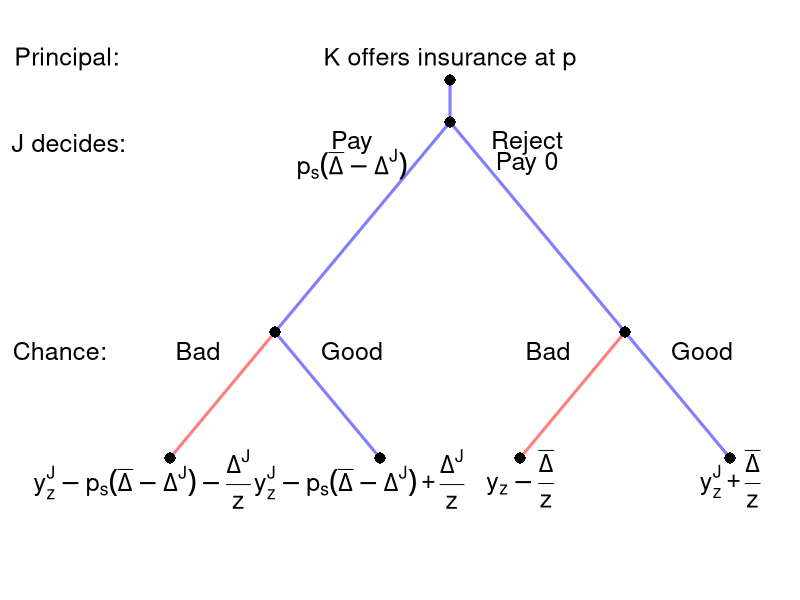

This chart was generated by the following R code:
#' Graph Designer: Simon Halliday, Scott Cohn
#' Authors: Bowles and Halliday
#' Title: Coordination, Conflict and Competition: A Text in Microeconomics

library(shape)
pdf(file = "risk/sequential_risk.pdf", width = 9, height = 7)

#Set parameters for graphics
axislabelsize <- 1.5
labelsize <- 2
actionlabelsize <- 1.5
graphlinewidth <- 3
segmentlinewidth <- 2
nodesize <- 1.5

COL <- c("#7fc97f", "#beaed4", "#fdc086", "#ffff99", "#386cb0", "#f0027f", "#bf5b17", "#666666")
COLA <- c("#99d8c9","#66c2a4","#41ae76", "#238b45", "#005824")
COLB <- c("#4eb3d3", "#2b8cbe", "#0868ac","#084081")

par(mar =  c(5, 5, 4, 0))

xlims <- c(0, 10)
ylims <- c(0, 10)

npts <- 501 
x <- seq(xlims[1], xlims[2], length.out = npts)
y <- seq(ylims[1], ylims[2], length.out = npts) 

plot(0, 0, xlim = xlims, ylim = ylims, type = "n",
     xlab = expression(paste("")),
     ylab = expression(paste("")), 
     xaxt = "n", 
     yaxt = "n", 
     cex.lab = axislabelsize, 
     bty = "n",
     xaxs="i", 
     yaxs="i")

ticksy <- seq(from = 0, to = ylims[2], by = 2)
ylabels <- seq(from = 0, to = ylims[2], by = 2)
ticksx <- seq(from = 0, to = xlims[2], by = 2)
xlabels <- seq(from = 0, to = xlims[2], by = 2)

#Branches for Agent
segments(5, 9, 5, 10, lty = 1, col = rgb(0, 0, 1, 0.5), lwd = graphlinewidth, xpd = TRUE)
#Fish 10
segments(5, 9, 2.5, 4, lty = 1, col = rgb(0, 0, 1, 0.5), lwd = graphlinewidth)
segments(2.5, 4, 1, 1, lty = 1, col = rgb(1, 0, 0, 0.5), lwd = graphlinewidth)

#Fish 12
segments(5, 9, 9, 1, lty = 1, col = rgb(0, 0, 1, 0.5), lwd = graphlinewidth)

#Branches for Agent
#From Aram Fishing 10
#Bina fishes 10
segments(7.5, 4, 6, 1, lty = 1, col = rgb(1, 0, 0, 0.5), lwd = graphlinewidth)
#Bina fishes 12
segments(2.5, 4, 4, 1, lty = 1, col = rgb(0, 0, 1, 0.5), lwd = graphlinewidth)

#From Aram fishing 12
#Bina fishes 10
#segments(7.5, 5, 6, 1, lty = 1, col = rgb(1, 0, 0, 0.5), lwd = graphlinewidth)


#Bina fishes 12
#segments(7.5, 5, 9, 1, lty = 1, col = rgb(1, 0, 0, 0.5), lwd = graphlinewidth)

#Initial node
points(5, 10, pch = 16, col = "black", cex = nodesize, xpd = TRUE)
points(5, 9, pch = 16, col = "black", cex = nodesize)

#P1 Nodes
points(2.5, 4, pch = 16, col = "black", cex = nodesize)
points(7.5, 4, pch = 16, col = "black", cex = nodesize) 

#P2 Terminal Nodes
points(1, 1, pch = 16, col = "black", cex = nodesize)
points(4, 1, pch = 16, col = "black", cex = nodesize)
points(6, 1, pch = 16, col = "black", cex = nodesize)
points(9, 1, pch = 16, col = "black", cex = nodesize)

text(-0.475, 10.5, expression(paste("Principal:")), cex = actionlabelsize, xpd = TRUE)
text(5, 10.5, expression(paste("K offers insurance at ", p)), cex = actionlabelsize, xpd = TRUE)
#text(5, 10.55, expression(paste("and wage, ", w)), cex = actionlabelsize, xpd = TRUE)

text(-0.45, 8.5, expression(paste("J decides:")), cex = actionlabelsize, xpd = TRUE)

text(3.6, 8.5, expression(paste("Pay")), cex = actionlabelsize)
text(3.6, 8.0, expression(paste(p[s](bar(Delta) - Delta^J))), cex = actionlabelsize)


text(6.1, 8.5, expression(paste("Reject")), cex = actionlabelsize)
text(6.1, 8.0, expression("Pay 0"), cex = actionlabelsize)

#text(-0.575, 6.15, expression(paste("Chance:")), cex = actionlabelsize, xpd = TRUE)

# text(2.2, 6.15-0.5, expression(paste("Worker is")), cex = actionlabelsize)
# text(2.2, 5.7-0.5, expression(paste("terminated")), cex = actionlabelsize)
# text(2.2, 5.25-0.5, expression(paste((t))), cex = actionlabelsize)

text(-0.575, 3.55, expression(paste("Chance:")), cex = actionlabelsize, xpd = TRUE)

text(1.4, 3.55, expression(paste("Bad")), cex = actionlabelsize)
text(3.6, 3.55, expression(paste("Good")), cex = actionlabelsize)
text(6.4, 3.55, expression(paste("Bad")), cex = actionlabelsize)
text(8.6, 3.55, expression(paste("Good")), cex = actionlabelsize)



#Payoffs 
text(0.6, .5, expression(y[z]^J - p[s](bar(Delta) - Delta^J) - frac(Delta^J, z)), cex = actionlabelsize, xpd = TRUE)
text(3.7, .5, expression(y[z]^J - p[s](bar(Delta) - Delta^J) + frac(Delta^J, z)), cex = actionlabelsize, xpd = TRUE)
text(6, .5, expression(y[z] - frac(bar(Delta), z)), cex = actionlabelsize, xpd = TRUE)
text(9, .5, expression(y[z]^J + frac(bar(Delta), z)), cex = actionlabelsize, xpd = TRUE)

dev.off()
